Frame 1 (no input): blank canvas, image omitted
Frame 60 (no input): blank canvas, image omitted
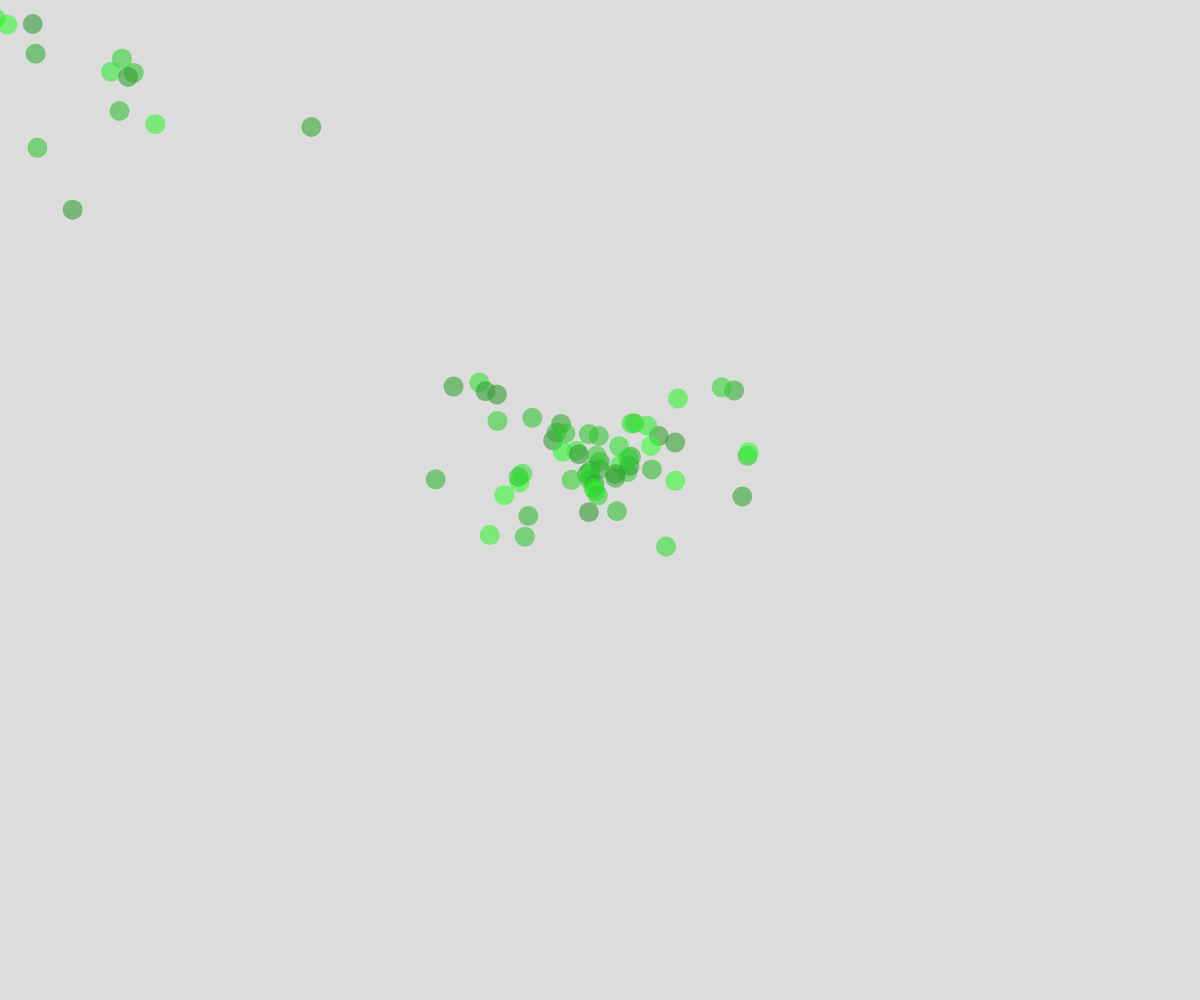
Frame 120 (the mouse pressed at the canvas centre since frame 60)

The p5.js sketch whose frames 1 and 60 were blank and that drew this single picture after the mouse press (run headless with seeded random() and noise() and a simulated clock; from frame 60 on, the mouse is pressed at the canvas centre):

// p5.js sketch
// ── sketch.js
// Vector Baiscs
// Hannah Tremaine
// 11/1/2023
//using vectors for motion(pos(position),vel(velocity),accel(acceleration))+OOP(object orrentied ) recap

let movers = [];

function setup() {
  createCanvas(windowWidth, windowHeight);
}

function draw() {
  movers.push(new  Mover(mouseX,mouseY));
  background(220);
  for (let i =0;i<movers.length;i++){
    let m = movers[i];
    m.move();
    m.display();
    if(m.alive===false)movers.splice(i,1);
  }
}
function mousePressed(){
  movers.push(new  Mover(mouseX,mouseY));
}

class Mover{
  constructor(x,y){
    this.pos = createVector(x,y); //this.pos.x,this.pos.y
    this.c = color(50,random(150,255),50,150);//with transparency
    this.vel = createVector(random(-3,3),random(-2,-5));
    this.gravity = createVector(0,0.1);
    this.alive = true;
    this.lifetime = random(60,120);
  }
  //class methods
  move(){
    //update velocity by forces first
    this.vel.add(this.gravity);
    this.pos.add(this.vel); // then update pos by vel
    this.lifetime--;
    if (this.lifetime<0)this.alive =false;
  }
  display(){
    fill(this.c);
    noStroke();
    push();
    translate(this.x,this.y);
    circle(this.pos.x,this.pos.y,20);
    pop();
  }
}
